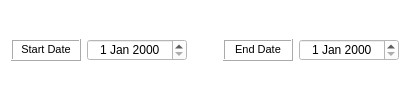
        <widget class="QFrame" name="date_filter_frame">
         <property name="maximumSize">
          <size>
           <width>16777215</width>
           <height>16777215</height>
          </size>
         </property>
         <property name="styleSheet">
          <string notr="true">background-color: transparent</string>
         </property>
         <layout class="QGridLayout" name="gridLayout_5">
          <property name="topMargin">
           <number>5</number>
          </property>
          <property name="bottomMargin">
           <number>5</number>
          </property>
          <item row="1" column="0">
           <widget class="QLabel" name="start_label">
            <property name="minimumSize">
             <size>
              <width>70</width>
              <height>20</height>
             </size>
            </property>
            <property name="styleSheet">
             <string notr="true">background-color:white</string>
            </property>
            <property name="frameShape">
             <enum>QFrame::Box</enum>
            </property>
            <property name="frameShadow">
             <enum>QFrame::Raised</enum>
            </property>
            <property name="text">
             <string>&lt;html&gt;&lt;head/&gt;&lt;body&gt;&lt;p&gt;&lt;span style=&quot; font-size:8pt;&quot;&gt;Start Date&lt;/span&gt;&lt;/p&gt;&lt;/body&gt;&lt;/html&gt;</string>
            </property>
            <property name="alignment">
             <set>Qt::AlignCenter</set>
            </property>
            <property name="margin">
             <number>0</number>
            </property>
           </widget>
          </item>
          <item row="1" column="3">
           <widget class="QLabel" name="end_label">
            <property name="minimumSize">
             <size>
              <width>70</width>
              <height>20</height>
             </size>
            </property>
            <property name="styleSheet">
             <string notr="true">background-color: white</string>
            </property>
            <property name="frameShape">
             <enum>QFrame::Box</enum>
            </property>
            <property name="frameShadow">
             <enum>QFrame::Raised</enum>
            </property>
            <property name="text">
             <string>&lt;!DOCTYPE HTML PUBLIC &quot;-//W3C//DTD HTML 4.0//EN&quot; &quot;http://www.w3.org/TR/REC-html40/strict.dtd&quot;&gt;
&lt;html&gt;&lt;head&gt;&lt;meta name=&quot;qrichtext&quot; content=&quot;1&quot; /&gt;&lt;style type=&quot;text/css&quot;&gt;
p, li { white-space: pre-wrap; }
&lt;/style&gt;&lt;/head&gt;&lt;body style=&quot; font-family:'Ubuntu'; font-size:11pt; font-weight:400; font-style:normal;&quot;&gt;
&lt;p style=&quot; margin-top:10px; margin-bottom:12px; margin-left:0px; margin-right:0px; -qt-block-indent:0; text-indent:0px;&quot;&gt;&lt;span style=&quot; font-size:8pt; color:#000000;&quot;&gt;End Date&lt;/span&gt;&lt;/p&gt;&lt;/body&gt;&lt;/html&gt;</string>
            </property>
            <property name="alignment">
             <set>Qt::AlignCenter</set>
            </property>
            <property name="margin">
             <number>0</number>
            </property>
           </widget>
          </item>
          <item row="1" column="1">
           <widget class="QDateEdit" name="FromDate">
            <property name="minimumSize">
             <size>
              <width>100</width>
              <height>20</height>
             </size>
            </property>
            <property name="toolTip">
             <string>Start Date Selector</string>
            </property>
            <property name="styleSheet">
             <string notr="true">background-color: rgb(255, 255, 255);</string>
            </property>
            <property name="alignment">
             <set>Qt::AlignCenter</set>
            </property>
           </widget>
          </item>
          <item row="1" column="2">
           <spacer name="horizontalSpacer_3">
            <property name="orientation">
             <enum>Qt::Horizontal</enum>
            </property>
            <property name="sizeHint" stdset="0">
             <size>
              <width>30</width>
              <height>20</height>
             </size>
            </property>
           </spacer>
          </item>
          <item row="1" column="4">
           <widget class="QDateEdit" name="ToDate">
            <property name="minimumSize">
             <size>
              <width>100</width>
              <height>20</height>
             </size>
            </property>
            <property name="toolTip">
             <string>End Date Selector</string>
            </property>
            <property name="styleSheet">
             <string notr="true">background-color: rgb(255, 255, 255);</string>
            </property>
            <property name="alignment">
             <set>Qt::AlignCenter</set>
            </property>
           </widget>
          </item>
         </layout>
        </widget>
